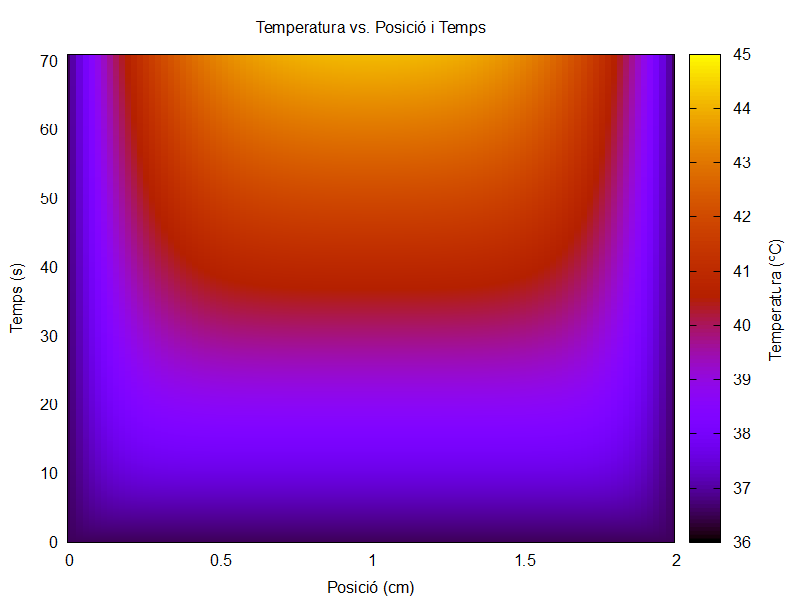

Write gnuplot code to recreate this figure.
set terminal pngcairo enhanced size 800,600 font "Arial,12"
set output 't0025.png'
set title "Temperatura vs. Posició i Temps"
set ylabel "Temps (s)"
set xlabel "Posició (cm)"
set label 1 center rotate at screen 0.97,0.5 "Temperatura (ºC)" #Usem aquesta indicació per col·locar una etiqueta en un punt concret de la imatge.
set xrange[0:2]
set yrange[0:71]
plot "eulex_results.dat" u (0.02*$1):(6.96894825E-02*$2):3 matrix with image #Cal posar el $ per poder multiplicar per valor necessari.
set output
